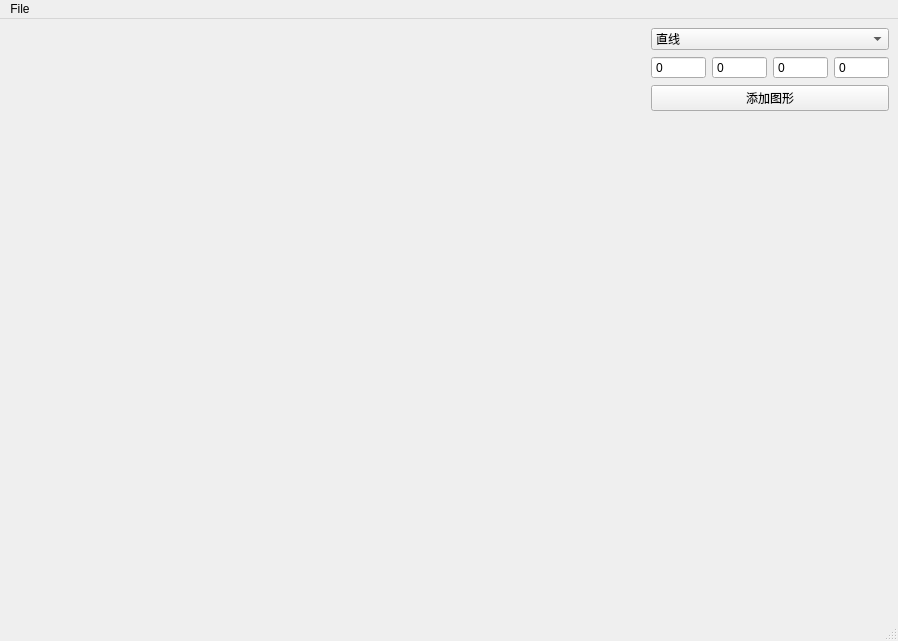
<?xml version="1.0" encoding="UTF-8"?>
<ui version="4.0">
 <class>MainWindow</class>
 <widget class="QMainWindow" name="MainWindow">
  <property name="geometry">
   <rect>
    <x>0</x>
    <y>0</y>
    <width>898</width>
    <height>641</height>
   </rect>
  </property>
  <property name="windowTitle">
   <string>MainWindow</string>
  </property>
  <widget class="QWidget" name="centralwidget">
   <layout class="QHBoxLayout" name="horizontalLayout">
    <item>
     <widget class="QCustomPlot" name="plot" native="true">
      <property name="sizePolicy">
       <sizepolicy hsizetype="MinimumExpanding" vsizetype="MinimumExpanding">
        <horstretch>0</horstretch>
        <verstretch>0</verstretch>
       </sizepolicy>
      </property>
      <property name="minimumSize">
       <size>
        <width>320</width>
        <height>320</height>
       </size>
      </property>
      <property name="contextMenuPolicy">
       <enum>Qt::DefaultContextMenu</enum>
      </property>
      <property name="autoFillBackground">
       <bool>false</bool>
      </property>
     </widget>
    </item>
    <item>
     <layout class="QVBoxLayout" name="verticalLayout">
      <property name="sizeConstraint">
       <enum>QLayout::SetDefaultConstraint</enum>
      </property>
      <item>
       <widget class="QComboBox" name="shapeTypeComboBox">
        <item>
         <property name="text">
          <string>直线</string>
         </property>
        </item>
        <item>
         <property name="text">
          <string>射线</string>
         </property>
        </item>
        <item>
         <property name="text">
          <string>线段</string>
         </property>
        </item>
        <item>
         <property name="text">
          <string>圆</string>
         </property>
        </item>
       </widget>
      </item>
      <item>
       <layout class="QHBoxLayout" name="horizontalLayout_2">
        <item>
         <widget class="QSpinBox" name="spinBoxX1">
          <property name="buttonSymbols">
           <enum>QAbstractSpinBox::NoButtons</enum>
          </property>
          <property name="minimum">
           <number>-100000</number>
          </property>
          <property name="maximum">
           <number>100000</number>
          </property>
         </widget>
        </item>
        <item>
         <widget class="QSpinBox" name="spinBoxY1">
          <property name="buttonSymbols">
           <enum>QAbstractSpinBox::NoButtons</enum>
          </property>
          <property name="minimum">
           <number>-100000</number>
          </property>
          <property name="maximum">
           <number>100000</number>
          </property>
         </widget>
        </item>
        <item>
         <widget class="QSpinBox" name="spinBoxX2">
          <property name="buttonSymbols">
           <enum>QAbstractSpinBox::NoButtons</enum>
          </property>
          <property name="minimum">
           <number>-100000</number>
          </property>
          <property name="maximum">
           <number>100000</number>
          </property>
         </widget>
        </item>
        <item>
         <widget class="QSpinBox" name="spinBoxY2">
          <property name="buttonSymbols">
           <enum>QAbstractSpinBox::NoButtons</enum>
          </property>
          <property name="minimum">
           <number>-100000</number>
          </property>
          <property name="maximum">
           <number>100000</number>
          </property>
          <property name="value">
           <number>0</number>
          </property>
         </widget>
        </item>
       </layout>
      </item>
      <item>
       <widget class="QPushButton" name="addShapeButton">
        <property name="text">
         <string>添加图形</string>
        </property>
       </widget>
      </item>
      <item>
       <spacer name="verticalSpacer">
        <property name="orientation">
         <enum>Qt::Vertical</enum>
        </property>
        <property name="sizeHint" stdset="0">
         <size>
          <width>20</width>
          <height>40</height>
         </size>
        </property>
       </spacer>
      </item>
     </layout>
    </item>
   </layout>
  </widget>
  <widget class="QMenuBar" name="menubar">
   <property name="geometry">
    <rect>
     <x>0</x>
     <y>0</y>
     <width>898</width>
     <height>22</height>
    </rect>
   </property>
   <widget class="QMenu" name="menuFile">
    <property name="title">
     <string>File</string>
    </property>
    <addaction name="actionOpen"/>
   </widget>
   <addaction name="menuFile"/>
  </widget>
  <widget class="QStatusBar" name="statusbar"/>
  <action name="actionOpen">
   <property name="text">
    <string>Open...</string>
   </property>
  </action>
 </widget>
 <customwidgets>
  <customwidget>
   <class>QCustomPlot</class>
   <extends>QWidget</extends>
   <header location="global">qcustomplot.h</header>
   <container>1</container>
  </customwidget>
 </customwidgets>
 <resources/>
 <connections/>
</ui>
